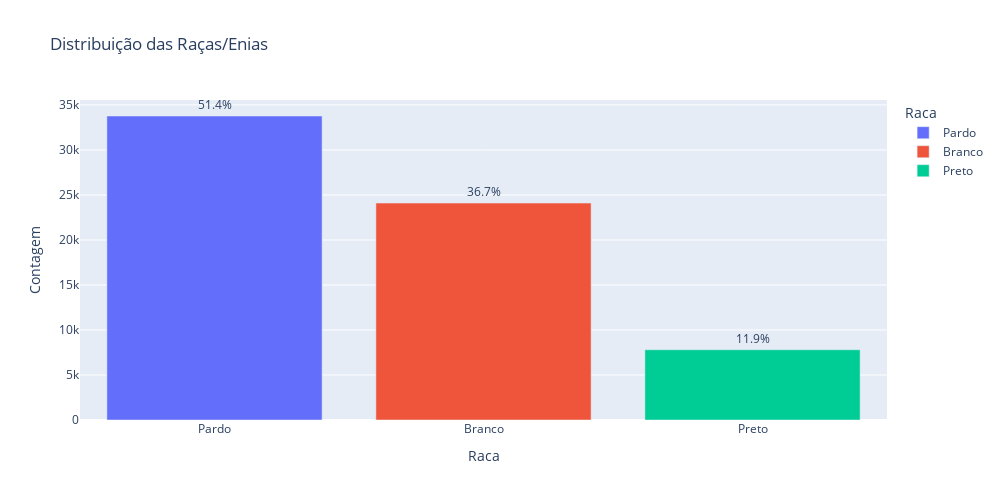

The code cell stored with this chart in its notebook:
### Code cell
contagem = df["Raca_etnia_categoria"].value_counts().reset_index()
contagem.columns = ['Raca', 'Contagem']
contagem = contagem.sort_values(by='Contagem', ascending=False)

# Calculando a frequência relativa.
contagem['Frequencia (%)'] = (contagem['Contagem'] / contagem['Contagem'].sum()) * 100


# Supondo que a coluna de nível de instrução seja 'NivelInstrucao'
fig = px.bar(
    contagem,
    x='Raca',
    y='Contagem',
    labels={'count': 'Contagem', 'Raca_etnia_categoria': 'Raça/Etnia'},
    title='Distribuição das Raças/Enias',
    color='Raca',
    text=contagem['Frequencia (%)'].round(1).astype(str) + '%'
)

fig.update_traces(textposition='outside')

fig.update_layout(
    width=1000,
    height=500,
)

fig.show()

### Figure 1 — Plotly figure (JSON) as saved in the notebook; plotly's stock layout.template omitted (floating-point values rounded to 4 significant figures)
{"data": [{"alignmentgroup": "True", "hovertemplate": "Raca=%{x}<br>Contagem=%{y}<br>text=%{text}<extra></extra>", "legendgroup": "Pardo", "marker": {"color": "#636efa", "pattern": {"shape": ""}}, "name": "Pardo", "offsetgroup": "Pardo", "orientation": "v", "showlegend": true, "text": ["51.4%"], "textposition": "outside", "type": "bar", "x": ["Pardo"], "xaxis": "x", "y": [33773], "yaxis": "y"}, {"alignmentgroup": "True", "hovertemplate": "Raca=%{x}<br>Contagem=%{y}<br>text=%{text}<extra></extra>", "legendgroup": "Branco", "marker": {"color": "#EF553B", "pattern": {"shape": ""}}, "name": "Branco", "offsetgroup": "Branco", "orientation": "v", "showlegend": true, "text": ["36.7%"], "textposition": "outside", "type": "bar", "x": ["Branco"], "xaxis": "x", "y": [24100], "yaxis": "y"}, {"alignmentgroup": "True", "hovertemplate": "Raca=%{x}<br>Contagem=%{y}<br>text=%{text}<extra></extra>", "legendgroup": "Preto", "marker": {"color": "#00cc96", "pattern": {"shape": ""}}, "name": "Preto", "offsetgroup": "Preto", "orientation": "v", "showlegend": true, "text": ["11.9%"], "textposition": "outside", "type": "bar", "x": ["Preto"], "xaxis": "x", "y": [7805], "yaxis": "y"}], "layout": {"barmode": "relative", "height": 500, "legend": {"title": {"text": "Raca"}, "tracegroupgap": 0}, "title": {"text": "Distribuição das Raças/Enias"}, "width": 1000, "xaxis": {"anchor": "y", "autorange": true, "categoryarray": ["Pardo", "Branco", "Preto"], "categoryorder": "array", "domain": [0, 1], "range": [-0.5, 2.5], "title": {"text": "Raca"}, "type": "category"}, "yaxis": {"anchor": "x", "autorange": true, "domain": [0, 1], "range": [0, 35550.0], "title": {"text": "Contagem"}, "type": "linear"}}}
